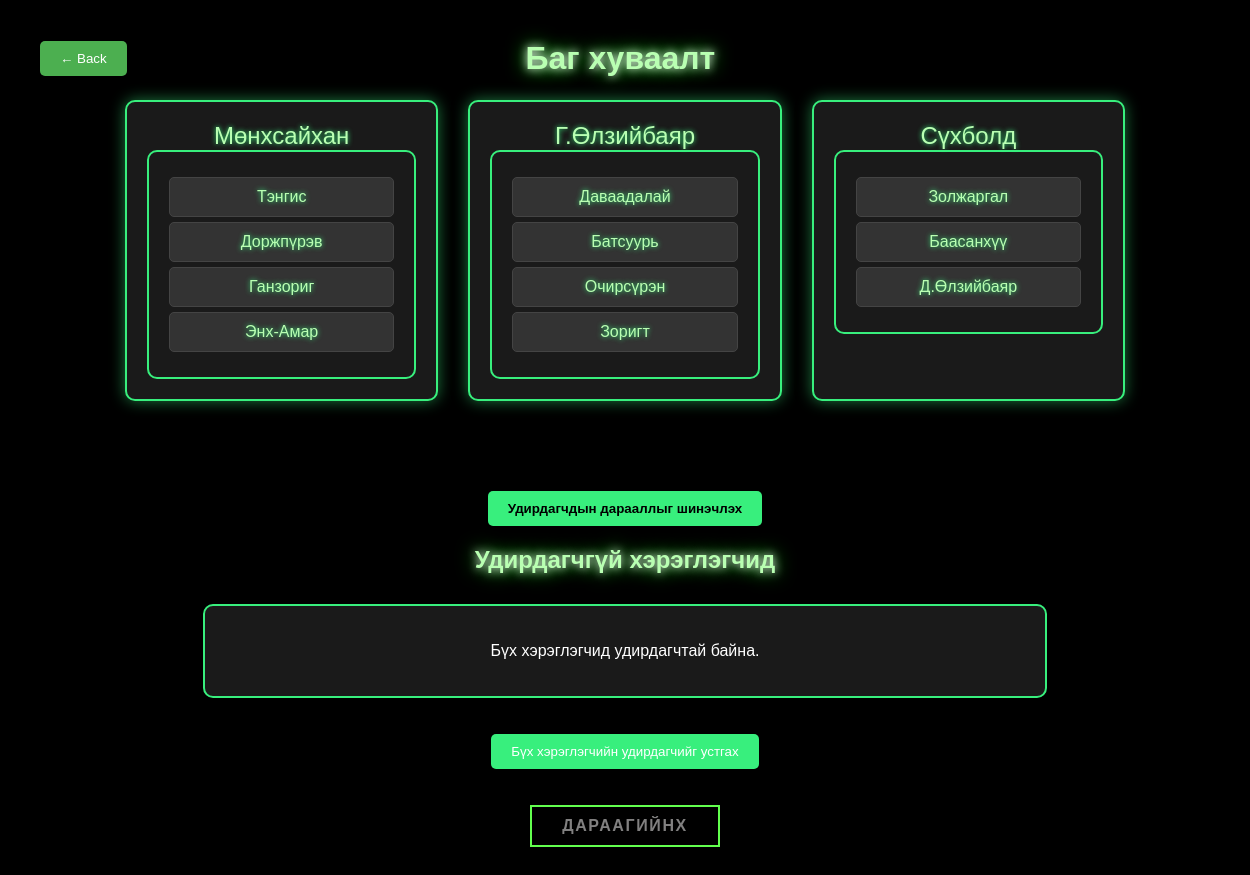
Screenshot of /team_count/ with the database file from the repository.
### app_v2/models.py (models this page shows, shortened)
class Leader(models.Model):
    leadername = models.CharField(max_length=100)
    order = models.IntegerField(default=0)

class User(models.Model):
    username = models.CharField(max_length=255)
    leader = models.ForeignKey(Leader, on_delete=models.SET_NULL, null=True, blank=True)

### app_v2/views.py (the view)
# urls.py: path('team_count/', views.team_count, name='team_count'),
def team_count(request):
    leaders = Leader.objects.all().order_by('order')  # ⬅ дарааллаар нь сортлох
    leader_map = {}
    for leader in leaders:
        leader_map[leader] = User.objects.filter(leader=leader)
    unassigned_users = User.objects.filter(leader=None)
    return render(request, 'team_count.html', {
        'leader_map': leader_map,
        'unassigned_users': unassigned_users
    })

### templates/team_count.html (shortened to what this page needs)
<!DOCTYPE html>
<html lang="mn">
<head>
</head>
<body>
    <div style="display: flex; align-items: center; justify-content: space-between; margin-bottom: 2%;">
        <button onclick="history.back()" style="padding: 10px 20px; background-color: #4CAF50; color: white; border: none; border-radius: 5px;">
          ← Back
        </button>
        <h1 style="flex: 1; text-align: center; margin: 0;">Баг хуваалт</h1>
      </div>
<div class="leader-grid" id="leaderGrid">
    {% for leader, users in leader_map.items %}
      <div class="leader-card" id="leader-{{ leader.id }}" ondrop="drop(event)" ondragover="allowDrop(event)">
        <div class="leader-name" data-name="{{ leader.leadername }}">{{ leader.leadername }}</div>
        <div class="user-list">
          {% if users %}
            <ul>
              {% for user in users %}
                <li class="draggable" id="user-{{ user.id }}" draggable="true" ondragstart="drag(event)">{{ user.username }}</li>
              {% endfor %}
            </ul>
          {% else %}
            <p style="color: gray;">Удирдагчийн багт хэрэглэгч байхгүй</p>
          {% endif %}
        </div>
      </div>
    {% endfor %}
  </div>
  <button onclick="reshuffleLeaders()" style="margin-top: 30px; padding: 10px 20px; background-color: #38ef7d; border: none; border-radius: 5px; color: #000; font-weight: bold; cursor: pointer;">
    Удирдагчдын дарааллыг шинэчлэх
  </button>
  <h2>Удирдагчгүй хэрэглэгчид</h2>
  <div class="user-list">
    {% if unassigned_users %}
      <ul>
        {% for user in unassigned_users %}
          <li class="draggable" id="user-{{ user.id }}" draggable="true" ondragstart="drag(event)">{{ user.username }}</li>
        {% endfor %}
      </ul>
    {% else %}
      <p>Бүх хэрэглэгчид удирдагчтай байна.</p>
    {% endif %}
  </div>
  <br><br>
  <form action="{% url 'update_leader_null' %}" method="POST">
    <button type="submit" style="padding: 10px 20px; background-color: #38ef7d; border: none; border-radius: 5px; color: #fff; cursor: pointer;">
      Бүх хэрэглэгчийн удирдагчийг устгах
    </button>
  </form>
  <br>
  <br>
  <a href="/quiz" class="a3">Дараагийнх</a>
</body>
</html>

### templates/team_count.html (style rules this page uses)
body { font-family: 'Arial', sans-serif; background-color: #000; color: #fff; margin: 0; padding: 40px; text-align: center; }
h1, h2 { text-shadow: 0 0 10px #fff, 0 0 20px #0f0; color: #b9ffb2; margin-bottom: 30px; }
.leader-grid { display: grid; grid-template-columns: repeat(3, 1fr); gap: 30px; max-width: 1000px; margin: 0 auto 60px auto; }
.leader-card { background-color: #1a1a1a; padding: 20px; border: 2px solid #38ef7d; border-radius: 10px; box-shadow: 0 0 15px rgba(56, 239, 125, 0.5); transition: transform 0.3s ease; }
.leader-name { font-size: 1.5em; color: #b9ffb2; text-shadow: 0 0 5px #38ef7d; }
.user-list { max-width: 800px; margin: 0 auto; background-color: #1a1a1a; border: 2px solid #38ef7d; padding: 20px; border-radius: 10px; }
.user-list ul { list-style: none; padding: 0; margin: 0; }
.user-list li { padding: 10px; margin: 5px 0; background-color: #333; border-radius: 5px; border: 1px solid #444; color: #b9ffb2; text-shadow: 0 0 5px #38ef7d; transition: background-color 0.2s; cursor: pointer; }
.draggable { cursor: move; }
.a3 { background: transparent; position: relative; display: inline-block; font-size: 1em; letter-spacing: .1em; font-weight: bold; color: rgb(129, 128, 128); text-decoration: none; text-transform: uppercase; border: 2px solid rgb(98, 255, 78); padding: 10px 30px; z-index: 1; overflow: hidden; transition: color 1s, box-shadow 1s; }
.a3::before { content: ''; position: absolute; top: 0; left: -50px; width: 0; height: 100%; background: rgb(98, 255, 78); transform: skewX(35deg); z-index: -1; transition: 0.1s; }

### rows the page displays
Leader: leadername "Мөнхсайхан"
User: username "Тэнгис"
User: username "Доржпүрэв"
User: username "Ганзориг"
User: username "Энх-Амар"
Leader: leadername "Г.Өлзийбаяр"
User: username "Даваадалай"
User: username "Батсуурь"
User: username "Очирсүрэн"
User: username "Зоригт"
Leader: leadername "Сүхболд"
User: username "Золжаргал"
User: username "Баасанхүү"
User: username "Д.Өлзийбаяр"
